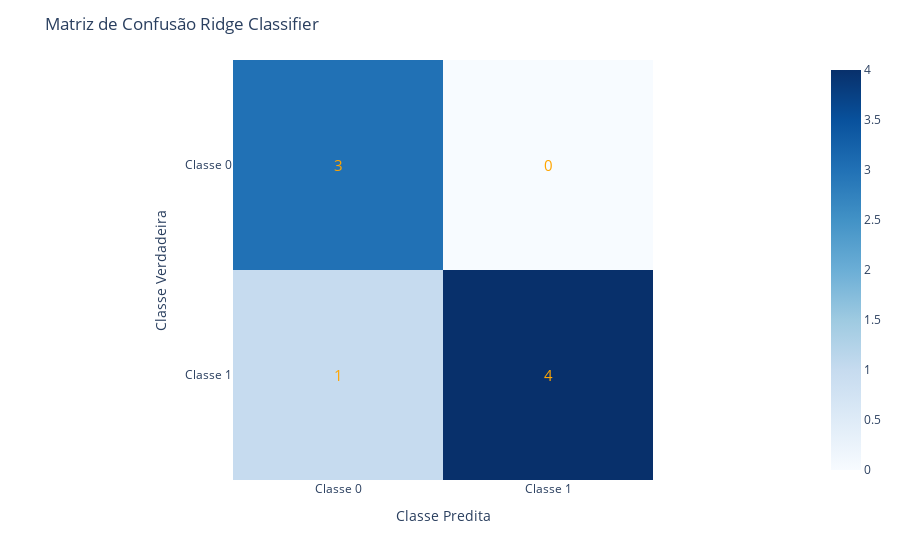

The notebook cell saved with this chart:
### Markdown cell above
#### Report Test (rc)

### Code cell
PlotConfusionMatrix(y_test, X_test, "Matriz de Confusão Ridge Classifier", 1)

### Figure 1 — Plotly figure (JSON) as saved in the notebook; plotly's stock layout.template omitted (floating-point values rounded to 4 significant figures)
{"data": [{"coloraxis": "coloraxis", "colorbar": {"title": {"text": "Counts"}}, "hovertemplate": "Predicted: %{x}<br>True: %{y}<br>color: %{z}<extra></extra>", "name": "0", "showscale": true, "type": "heatmap", "x": ["Classe 0", "Classe 1"], "xaxis": "x", "y": ["Classe 0", "Classe 1"], "yaxis": "y", "z": [[3, 0], [1, 4]]}], "layout": {"annotations": [{"align": "center", "font": {"color": "orange", "size": 15}, "showarrow": false, "text": "3", "x": 0, "y": 0}, {"align": "center", "font": {"color": "orange", "size": 15}, "showarrow": false, "text": "0", "x": 1, "y": 0}, {"align": "center", "font": {"color": "orange", "size": 15}, "showarrow": false, "text": "1", "x": 0, "y": 1}, {"align": "center", "font": {"color": "orange", "size": 15}, "showarrow": false, "text": "4", "x": 1, "y": 1}], "coloraxis": {"colorscale": [[0, "rgb(247,251,255)"], [0.125, "rgb(222,235,247)"], [0.25, "rgb(198,219,239)"], [0.375, "rgb(158,202,225)"], [0.5, "rgb(107,174,214)"], [0.625, "rgb(66,146,198)"], [0.75, "rgb(33,113,181)"], [0.875, "rgb(8,81,156)"], [1, "rgb(8,48,107)"]]}, "font": {"size": 12}, "margin": {"t": 60}, "title": {"text": "Matriz de Confusão Ridge Classifier"}, "xaxis": {"anchor": "y", "constrain": "domain", "domain": [0, 1], "scaleanchor": "y", "title": {"text": "Classe Predita"}}, "yaxis": {"anchor": "x", "autorange": "reversed", "constrain": "domain", "domain": [0, 1], "title": {"text": "Classe Verdadeira"}}}}
